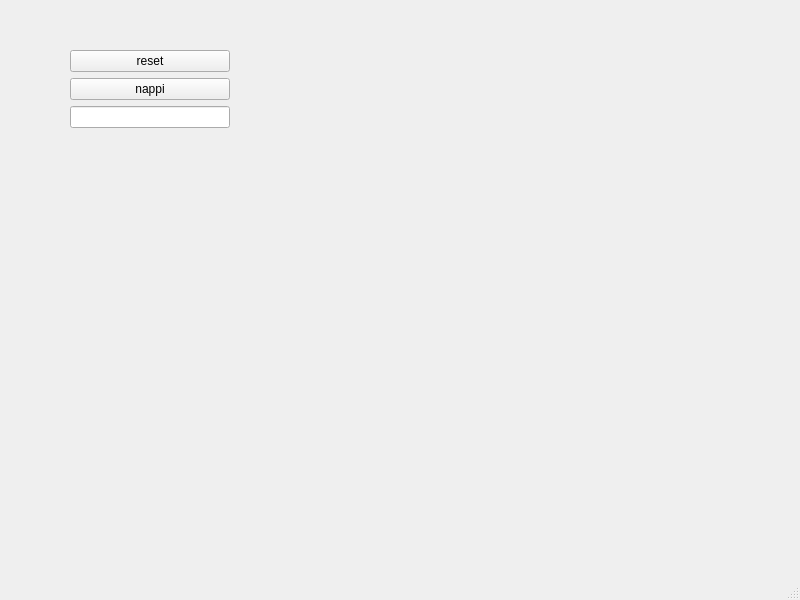
<?xml version="1.0" encoding="UTF-8"?>
<ui version="4.0">
 <class>MainWindow</class>
 <widget class="QMainWindow" name="MainWindow">
  <property name="geometry">
   <rect>
    <x>0</x>
    <y>0</y>
    <width>800</width>
    <height>600</height>
   </rect>
  </property>
  <property name="windowTitle">
   <string>MainWindow</string>
  </property>
  <widget class="QWidget" name="centralwidget">
   <widget class="QWidget" name="gridLayoutWidget">
    <property name="geometry">
     <rect>
      <x>70</x>
      <y>50</y>
      <width>160</width>
      <height>80</height>
     </rect>
    </property>
    <layout class="QGridLayout" name="gridLayout">
     <item row="1" column="0">
      <widget class="QPushButton" name="nappi">
       <property name="text">
        <string>nappi</string>
       </property>
      </widget>
     </item>
     <item row="2" column="0">
      <widget class="QLineEdit" name="tekstilaatikko"/>
     </item>
     <item row="0" column="0">
      <widget class="QPushButton" name="resetNappi">
       <property name="text">
        <string>reset</string>
       </property>
      </widget>
     </item>
    </layout>
   </widget>
  </widget>
  <widget class="QMenuBar" name="menubar">
   <property name="geometry">
    <rect>
     <x>0</x>
     <y>0</y>
     <width>800</width>
     <height>17</height>
    </rect>
   </property>
  </widget>
  <widget class="QStatusBar" name="statusbar"/>
 </widget>
 <resources/>
 <connections/>
</ui>
